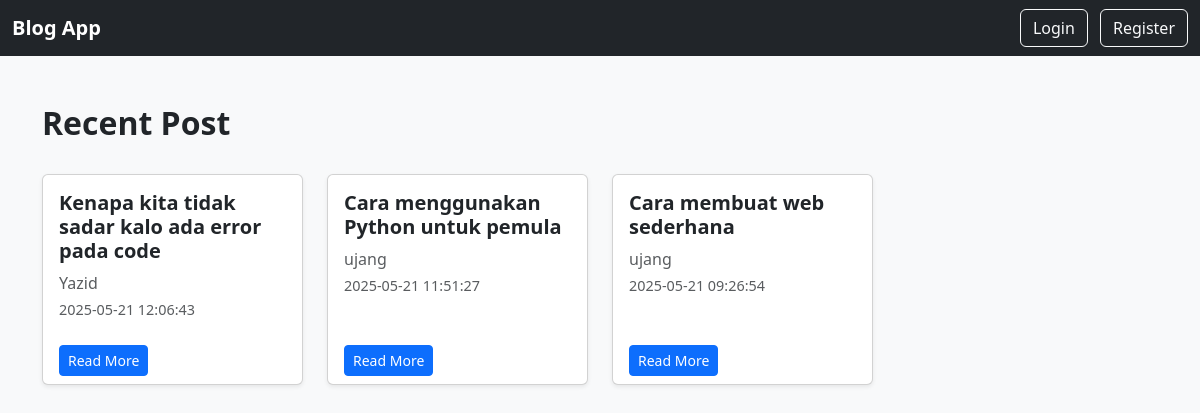
The page / on the database its author committed.
### tables this page shows
CREATE TABLE `posts` (
  `id` int NOT NULL,
  `user_id` int NOT NULL,
  `category_id` int NOT NULL,
  `title` varchar(255) NOT NULL,
  `content` varchar(1000) NOT NULL,
  `created_at` datetime DEFAULT CURRENT_TIMESTAMP
);

CREATE TABLE `users` (
  `id` int NOT NULL,
  `fullname` varchar(255) NOT NULL,
  `email` varchar(255) NOT NULL,
  `password` varchar(255) NOT NULL
);

### index.php (the view, shortened to what this page needs)
<?php
require 'db.php';
$sql = "SELECT posts.id, posts.title, posts.created_at, Fullname AS author
        FROM posts
        JOIN users ON posts.user_id = users.id
        ORDER BY posts.created_at DESC";
$result = $conn->query($sql);
?>
<!DOCTYPE html>
<html lang="id">
<head>
    <link href="https://cdn.jsdelivr.net/npm/bootstrap@5.3.0/dist/css/bootstrap.min.css" rel="stylesheet">
</head>
<body style="background-color: #f8f9fa;">
<nav class="navbar navbar-dark bg-dark">
    <div class="container-fluid">
        <a class="navbar-brand fw-bold" href="index.php">Blog App</a>
        <div>
            <?php if (isset($_SESSION['user_id'])): ?>
                <a href="dashboard.php" class="btn btn-outline-light me-2">Dashboard</a>
                <a href="logout.php" class="btn btn-outline-light">Logout</a>
            <?php else: ?>
                <a href="login.php" class="btn btn-outline-light me-2">Login</a>
                <a href="register.php" class="btn btn-outline-light">Register</a>
            <?php endif; ?>
        </div>
    </div>
</nav>
<div class="container my-5">
    <div class="d-flex justify-content-between align-items-center mb-4">
        <h2 class="fw-bold">Recent Post</h2>
    </div>
    <div class="row row-cols-1 row-cols-md-2 row-cols-lg-4 g-4">
        <?php while ($row = $result->fetch_assoc()): ?>
            <div class="col">
                <div class="card h-100 shadow-sm">
                    <div class="card-body">
                        <h5 class="card-title fw-bold"><?= htmlspecialchars($row['title']) ?></h5>
                        <p class="card-text text-muted mb-1"><?= htmlspecialchars($row['author']) ?></p>
                        <p class="card-text text-muted" style="font-size: 0.9em;"><?= $row['created_at'] ?></p>
                    </div>
                    <div class="card-footer bg-transparent border-0">
                        <a href="post.php?id=<?= $row['id'] ?>" class="btn btn-sm btn-primary">Read More</a>
                    </div>
                </div>
            </div>
        <?php endwhile; ?>
    </div>
</div>
</body>
</html>

### rows shown on the page
posts: title "Kenapa kita tidak sadar kalo ada error pada code", user.fullname "Yazid", created_at "2025-05-21 12:06:43"
posts: title "Cara menggunakan Python untuk pemula", user.fullname "ujang", created_at "2025-05-21 11:51:27"
posts: title "Cara membuat web sederhana", user.fullname "ujang", created_at "2025-05-21 09:26:54"
